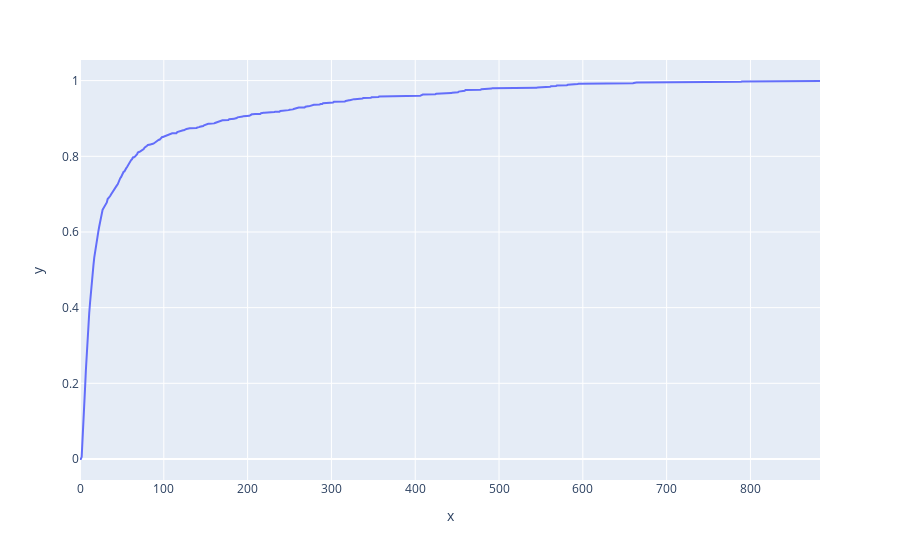
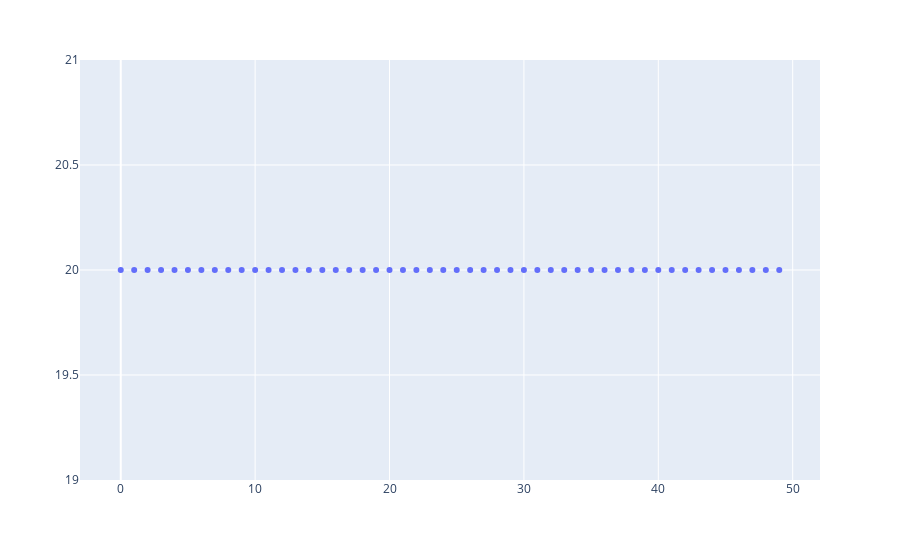

Source (notebook cell) for these figures, in order:
### Code cell
original_lengths = []
lengths = []
neuron_num_of_examples = []
for neuron_str in data.markers:
    for example in data.markers[neuron_str]:
        lengths.append(example['end'] - example['start'])
    neuron_num_of_examples.append(len(data.markers[neuron_str]))


over_100 = 0
for x in lengths:
    if x > 100:
        over_100 += 1
cum = []
for i in range(max(lengths)):
    cum.append(lengths.count(i))

cum = np.cumsum(cum)/len(lengths)

print(cum)

line(cum)

# scatter(np.arange(len(lengths)), lengths, title="Truncated Lengths (80% Activation Recovered)")
scatter(np.arange(len(neuron_num_of_examples)), neuron_num_of_examples)

### Figure 1 — Plotly figure (JSON) as saved in the notebook; plotly's stock layout.template omitted (floating-point values rounded to 4 significant figures; data arrays with more than 128 entries replaced by an {"elided": "..."} marker saying what was removed)
{"data": [{"hovertemplate": "x=%{x}<br>y=%{y}<extra></extra>", "legendgroup": "", "line": {"color": "#636efa", "dash": "solid"}, "marker": {"symbol": "circle"}, "mode": "lines", "name": "", "orientation": "v", "showlegend": false, "type": "scatter", "x": {"elided": "884 int values"}, "xaxis": "x", "y": {"elided": "884 float values"}, "yaxis": "y"}], "layout": {"legend": {"tracegroupgap": 0}, "margin": {"t": 60}, "xaxis": {"anchor": "y", "domain": [0, 1], "title": {"text": "x"}}, "yaxis": {"anchor": "x", "domain": [0, 1], "title": {"text": "y"}}}}

### Figure 2 — Plotly figure (JSON) as saved in the notebook; plotly's stock layout.template omitted (floating-point values rounded to 4 significant figures)
{"data": [{"hovertemplate": "=%{y}<extra></extra>", "legendgroup": "", "marker": {"color": "#636efa", "symbol": "circle"}, "mode": "markers", "name": "", "orientation": "v", "showlegend": false, "type": "scatter", "x": [0, 1, 2, 3, 4, 5, 6, 7, 8, 9, 10, 11, 12, 13, 14, 15, 16, 17, 18, 19, 20, 21, 22, 23, 24, 25, 26, 27, 28, 29, 30, 31, 32, 33, 34, 35, 36, 37, 38, 39, 40, 41, 42, 43, 44, 45, 46, 47, 48, 49], "xaxis": "x", "y": [20, 20, 20, 20, 20, 20, 20, 20, 20, 20, 20, 20, 20, 20, 20, 20, 20, 20, 20, 20, 20, 20, 20, 20, 20, 20, 20, 20, 20, 20, 20, 20, 20, 20, 20, 20, 20, 20, 20, 20, 20, 20, 20, 20, 20, 20, 20, 20, 20, 20], "yaxis": "y"}], "layout": {"legend": {"tracegroupgap": 0}, "margin": {"t": 60}, "xaxis": {"anchor": "y", "domain": [0, 1], "title": {"text": ""}}, "yaxis": {"anchor": "x", "domain": [0, 1], "title": {"text": ""}}}}
